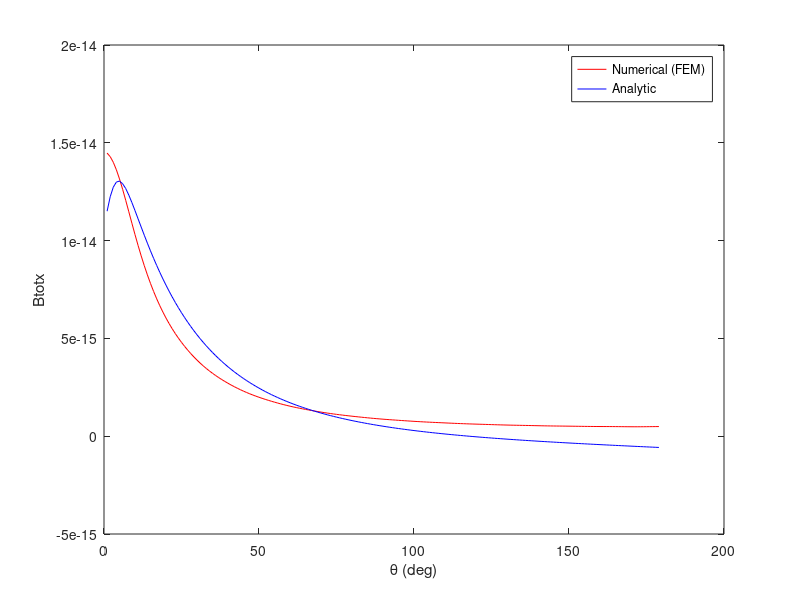

Reproduce this figure in MATLAB.
clear all
close all
clc
format longeng



smax=25;
phi=pi/3;
sig1=0.33;
sig2=8.3*(10^(-3));
sig3=0.33;
k1=sig1/sig2;
k2=sig2/sig3;
f=6.8*10^-2;
a=0.25*10^-2;
b=7.36*10^-2;    % b=R1      
c=7.76*10^-2;    % c=R2 
R=8*10^-2;       % R=R3
rr=9*10^-2;
Roh0=a/c;
Roh3=R/c;
for j=1:smax
    
    C1a(j)=(1-k1)*(b^(2*j+1));
    C1b(j)=((k1*j)+j+1).*(b^(2*j+1));
    
%     C2a(j)=((1-k1)*((k2*j)+j+k2).*(b^(4*j+2)))+((1-k2)*((k1*j)+j+1).*(b^(2*j+1)).*(c^(2*j+1)));
%     C2b(j)=((1-k1)*(1-k2)*(+j.^2+j).*(b^(4*j+2)))+(((k1*j)+j+1).*((k2*j)+j+1).*(b^(2*j+1)).*(c^(2*j+1)));
    dd1=[((k2*j+j+k2).*(b^(2*j+1))) ((1-k2)*(c^(2*j+1))); ((1-k2)*(j.^2+j).*(b^(2*j+1))) ((k2*j+j+1).*(c^(2*j+1)))];
    dd2=[0 ((1-k1)*(b^(2*j+1))); 0 ((k1*j+j+1).*(b^(2*j+1)))];
    dd3=[1;1];
    dd=dd1*dd2*dd3;
    C2a(j)=dd(1);
    C2b(j)=dd(2);

    m11(j)=(R^(2*j+1)).*((k2*j)+j+1);
    m12(j)=(k2-1)*(c^(2*j+1)).*(j+1);
    m21(j)=(k2-1)*(R^(2*j+1)).*j;
    m22(j)=(c^(2*j+1)).*((k2*j)+j+k2);
    
    mp11(j)=(Roh3.^(j+1)).*((k2*j)+j+1);
    mp12(j)=(k2-1)*(j+1)./(Roh3.^j);
    mp21(j)=(k2-1)*(Roh3.^(j+1)).*j;
    mp22(j)=(k2*j+j+k2)./(Roh3.^j);
    
end




%******************* Eccentric Four Layer ************************************
sig1=0.33;
sig2=1.8;
sig3=8.3*(10^(-3));
sig4=0.33;
k3=sig3/sig4;
R1=7.2*10^-2;        
R2=7.36*10^-2;     
R3=7.76*10^-2;
R4=8*10^-2;

for j=1:smax
    
    t3=[((k2*j+j+1).*(R3^(2*j+1))) ((k2-1)*(j+1)*(R2^(2*j+1))); ((k2-1)*(j).*(R3^(2*j+1))) ((k2*j+j+k2).*(R2^(2*j+1)))];
    t4=[((k3*j+j+1).*(R4^(2*j+1))) ((k3-1)*(j+1)*(R3^(2*j+1))); ((k3-1)*(j).*(R4^(2*j+1))) ((k3*j+j+k3).*(R3^(2*j+1)))];
    
    dd=t3*t4;
    
    m11(j)=dd(1);
    m12(j)=dd(3);
    m21(j)=dd(2);
    m22(j)=dd(4);
end

for s=1:smax
    for j=1:s
        G(s,j)=(j.*(R1^(2*j+1)).*C1a(j))./(C1b(j).*(a^(j+1)).*(factorial(j-1)).*(factorial(s-j)));
    end
    zy(s)=((-1)*(s.^2).*(m11(s)+m12(s)))./(((factorial(s+1)).^2).*(m21(s)+m22(s)).*(Roh0^(2*s+1)));
    for j=s:smax
        H(s,j)=zy(s).*(((-1)^(j-s)).*factorial(j+1).*(a^j))./(factorial(j-s));
    end
end            
P=G+H;

for s=1:smax
    Qp=0;
    for j=1:s
    Qp=Qp+((-1)*(f^(j-1).*(2*j+1).*(R1^(2*j+1)))/(C1b(j).*(a^(j+1)).*(factorial(j-1)).*factorial(s-j)));
    end
    Qpp(s)=Qp;
end

Q=transpose(Qpp);
Z=(P^-1)*Q;
ZT=transpose(Z);

m=1;
for t=1:180
    teta=t*pi/180;
    vr=0;
    vphi=0;
    vteta=0;
    rp=sqrt(rr^2+a^2-(2*a*rr*cos(teta)));
    for s=1:smax
        
        pp1=legendre(s,(cos(teta)));
        pp2=legendre((s+1),(cos(teta)));
        p1(s)=pp1(2);
        p2(s)=pp2(2);
        
        zzr(s)=(a*sin(phi))*(f^(s-1)+((R1^(2*s+1))*ZT(s)))/(((k1+1)*s+1)*rr^(s+1));
        vr=vr+(zzr(s)*p1(s));
        
        zzphi(s)=(cos(phi))*(f^(s-1)+((R1^(2*s+1))*ZT(s)))/(((k1+1)*s+1)*rr^(s+1)*sin(teta));
        q(s)=((s+1)*cos(teta)*p1(s))-(s*p2(s));
%         q(s)=((s+1)*((rr*cos(teta)-a)/rp(t))*p1(s))-(s*p2(s));
        vphi=vphi+(zzphi(s)*q(s));
        
        zzteta(s)=(sin(phi))*((rr-a*cos(teta))/(rr*sin(teta)))*(f^(s-1)+((R1^(2*s+1))*ZT(s)))/(((k1+1)*s+1)*rr^(s+1));
        vteta=vteta+(zzteta(s)*p1(s));
                      
    end
    vtot=sqrt((vr^2)+(vphi^2)+(vteta)^2);
    v3(m)=vtot;
    m=m+1;
end
m=1:179;
re=(k1-1)*((0.4*10^-16)/3);
plot(m,re*v3(m),'r')
xlabel('\theta (deg)')
ylabel('Btotx')
hold on
%--------------------------------

load('datax.mat');
m=1:32400;
for s=1:180
    m=((s-1)*180)+1;
    x(s)=data(m);
end
s=1:179;
r=(8*10^-14)/3;
plot(s,r*x(s),'b')
legend('Numerical (FEM)','Analytic')
